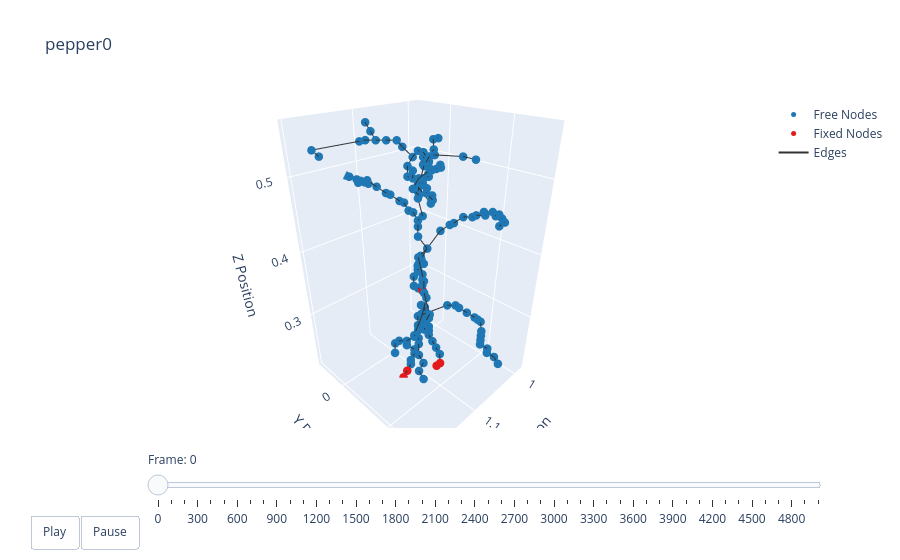

The notebook cell this image was saved under:
### Markdown cell above
### Plotting

### Code cell
t = np.arange(robot.sim_params.total_time, step=robot.sim_params.dt)
options = dismech.AnimationOptions(title=plant_name, plot_step=robot.sim_params.plot_step)

fig = dismech.get_interactive_animation_plotly(robot, t, qs , options)
fig.show()

### Figure 1 — Plotly figure (JSON) as saved in the notebook; plotly's stock layout.template omitted (floating-point values rounded to 4 significant figures; data arrays with more than 128 entries replaced by an {"elided": "..."} marker saying what was removed)
{"data": [{"marker": {"color": "#1f78b4", "size": 5}, "mode": "markers", "name": "Free Nodes", "type": "scatter3d", "x": {"elided": "170 float values"}, "y": {"elided": "170 float values"}, "z": {"elided": "170 float values"}}, {"marker": {"color": "#e31a1c", "size": 5}, "mode": "markers", "name": "Fixed Nodes", "type": "scatter3d", "x": [1.128, 1.12, 1.072, 1.08, 1.104], "y": [0.05033, 0.05033, 0.07433, 0.07433, 0.06633], "z": [0.2049, 0.2129, 0.2129, 0.2129, 0.3569]}, {"line": {"color": "#333333", "width": 2}, "mode": "lines", "name": "Edges", "type": "scatter3d", "x": {"elided": "522 float values"}, "y": {"elided": "522 float values"}, "z": {"elided": "522 float values"}}, {"color": "rgba(166, 206, 227, 0.7)", "i": [], "j": [], "k": [], "name": "Faces", "opacity": 0.7, "showscale": false, "type": "mesh3d", "x": {"elided": "175 float values"}, "y": {"elided": "175 float values"}, "z": {"elided": "175 float values"}}], "layout": {"scene": {"camera": {"eye": {"x": 1.225, "y": 1.225, "z": 1.0}}, "xaxis": {"range": [0.9798, 1.205], "title": {"text": "X Position"}}, "yaxis": {"range": [-0.06211, 0.1632], "title": {"text": "Y Position"}}, "zaxis": {"range": [0.2049, 0.5649], "title": {"text": "Z Position"}}}, "sliders": [{"currentvalue": {"prefix": "Frame: "}, "steps": [{"args": [["0"], {"frame": {"duration": 50, "redraw": true}, "mode": "immediate"}], "label": "0", "method": "animate"}, {"args": [["1"], {"frame": {"duration": 50, "redraw": true}, "mode": "immediate"}], "label": "100", "method": "animate"}, {"args": [["2"], {"frame": {"duration": 50, "redraw": true}, "mode": "immediate"}], "label": "200", "method": "animate"}, {"args": [["3"], {"frame": {"duration": 50, "redraw": true}, "mode": "immediate"}], "label": "300", "method": "animate"}, {"args": [["4"], {"frame": {"duration": 50, "redraw": true}, "mode": "immediate"}], "label": "400", "method": "animate"}, {"args": [["5"], {"frame": {"duration": 50, "redraw": true}, "mode": "immediate"}], "label": "500", "method": "animate"}, {"args": [["6"], {"frame": {"duration": 50, "redraw": true}, "mode": "immediate"}], "label": "600", "method": "animate"}, {"args": [["7"], {"frame": {"duration": 50, "redraw": true}, "mode": "immediate"}], "label": "700", "method": "animate"}, {"args": [["8"], {"frame": {"duration": 50, "redraw": true}, "mode": "immediate"}], "label": "800", "method": "animate"}, {"args": [["9"], {"frame": {"duration": 50, "redraw": true}, "mode": "immediate"}], "label": "900", "method": "animate"}, {"args": [["10"], {"frame": {"duration": 50, "redraw": true}, "mode": "immediate"}], "label": "1000", "method": "animate"}, {"args": [["11"], {"frame": {"duration": 50, "redraw": true}, "mode": "immediate"}], "label": "1100", "method": "animate"}, {"args": [["12"], {"frame": {"duration": 50, "redraw": true}, "mode": "immediate"}], "label": "1200", "method": "animate"}, {"args": [["13"], {"frame": {"duration": 50, "redraw": true}, "mode": "immediate"}], "label": "1300", "method": "animate"}, {"args": [["14"], {"frame": {"duration": 50, "redraw": true}, "mode": "immediate"}], "label": "1400", "method": "animate"}, {"args": [["15"], {"frame": {"duration": 50, "redraw": true}, "mode": "immediate"}], "label": "1500", "method": "animate"}, {"args": [["16"], {"frame": {"duration": 50, "redraw": true}, "mode": "immediate"}], "label": "1600", "method": "animate"}, {"args": [["17"], {"frame": {"duration": 50, "redraw": true}, "mode": "immediate"}], "label": "1700", "method": "animate"}, {"args": [["18"], {"frame": {"duration": 50, "redraw": true}, "mode": "immediate"}], "label": "1800", "method": "animate"}, {"args": [["19"], {"frame": {"duration": 50, "redraw": true}, "mode": "immediate"}], "label": "1900", "method": "animate"}, {"args": [["20"], {"frame": {"duration": 50, "redraw": true}, "mode": "immediate"}], "label": "2000", "method": "animate"}, {"args": [["21"], {"frame": {"duration": 50, "redraw": true}, "mode": "immediate"}], "label": "2100", "method": "animate"}, {"args": [["22"], {"frame": {"duration": 50, "redraw": true}, "mode": "immediate"}], "label": "2200", "method": "animate"}, {"args": [["23"], {"frame": {"duration": 50, "redraw": true}, "mode": "immediate"}], "label": "2300", "method": "animate"}, {"args": [["24"], {"frame": {"duration": 50, "redraw": true}, "mode": "immediate"}], "label": "2400", "method": "animate"}, {"args": [["25"], {"frame": {"duration": 50, "redraw": true}, "mode": "immediate"}], "label": "2500", "method": "animate"}, {"args": [["26"], {"frame": {"duration": 50, "redraw": true}, "mode": "immediate"}], "label": "2600", "method": "animate"}, {"args": [["27"], {"frame": {"duration": 50, "redraw": true}, "mode": "immediate"}], "label": "2700", "method": "animate"}, {"args": [["28"], {"frame": {"duration": 50, "redraw": true}, "mode": "immediate"}], "label": "2800", "method": "animate"}, {"args": [["29"], {"frame": {"duration": 50, "redraw": true}, "mode": "immediate"}], "label": "2900", "method": "animate"}, {"args": [["30"], {"frame": {"duration": 50, "redraw": true}, "mode": "immediate"}], "label": "3000", "method": "animate"}, {"args": [["31"], {"frame": {"duration": 50, "redraw": true}, "mode": "immediate"}], "label": "3100", "method": "animate"}, {"args": [["32"], {"frame": {"duration": 50, "redraw": true}, "mode": "immediate"}], "label": "3200", "method": "animate"}, {"args": [["33"], {"frame": {"duration": 50, "redraw": true}, "mode": "immediate"}], "label": "3300", "method": "animate"}, {"args": [["34"], {"frame": {"duration": 50, "redraw": true}, "mode": "immediate"}], "label": "3400", "method": "animate"}, {"args": [["35"], {"frame": {"duration": 50, "redraw": true}, "mode": "immediate"}], "label": "3500", "method": "animate"}, {"args": [["36"], {"frame": {"duration": 50, "redraw": true}, "mode": "immediate"}], "label": "3600", "method": "animate"}, {"args": [["37"], {"frame": {"duration": 50, "redraw": true}, "mode": "immediate"}], "label": "3700", "method": "animate"}, {"args": [["38"], {"frame": {"duration": 50, "redraw": true}, "mode": "immediate"}], "label": "3800", "method": "animate"}, {"args": [["39"], {"frame": {"duration": 50, "redraw": true}, "mode": "immediate"}], "label": "3900", "method": "animate"}, {"args": [["40"], {"frame": {"duration": 50, "redraw": true}, "mode": "immediate"}], "label": "4000", "method": "animate"}, {"args": [["41"], {"frame": {"duration": 50, "redraw": true}, "mode": "immediate"}], "label": "4100", "method": "animate"}, {"args": [["42"], {"frame": {"duration": 50, "redraw": true}, "mode": "immediate"}], "label": "4200", "method": "animate"}, {"args": [["43"], {"frame": {"duration": 50, "redraw": true}, "mode": "immediate"}], "label": "4300", "method": "animate"}, {"args": [["44"], {"frame": {"duration": 50, "redraw": true}, "mode": "immediate"}], "label": "4400", "method": "animate"}, {"args": [["45"], {"frame": {"duration": 50, "redraw": true}, "mode": "immediate"}], "label": "4500", "method": "animate"}, {"args": [["46"], {"frame": {"duration": 50, "redraw": true}, "mode": "immediate"}], "label": "4600", "method": "animate"}, {"args": [["47"], {"frame": {"duration": 50, "redraw": true}, "mode": "immediate"}], "label": "4700", "method": "animate"}, {"args": [["48"], {"frame": {"duration": 50, "redraw": true}, "mode": "immediate"}], "label": "4800", "method": "animate"}, {"args": [["49"], {"frame": {"duration": 50, "redraw": true}, "mode": "immediate"}], "label": "4900", "method": "animate"}, {"args": [["50"], {"frame": {"duration": 50, "redraw": true}, "mode": "immediate"}], "label": "4999", "method": "animate"}], "transition": {"duration": 0}, "x": 0.1, "y": 0}], "title": {"text": "pepper0"}, "updatemenus": [{"buttons": [{"args": [null, {"frame": {"duration": 50, "redraw": true}, "fromcurrent": true}], "label": "Play", "method": "animate"}, {"args": [[null], {"frame": {"duration": 0, "redraw": true}, "mode": "immediate"}], "label": "Pause", "method": "animate"}], "direction": "left", "pad": {"r": 10, "t": 87}, "showactive": false, "type": "buttons", "x": 0.1, "xanchor": "right", "y": 0, "yanchor": "top"}]}}
